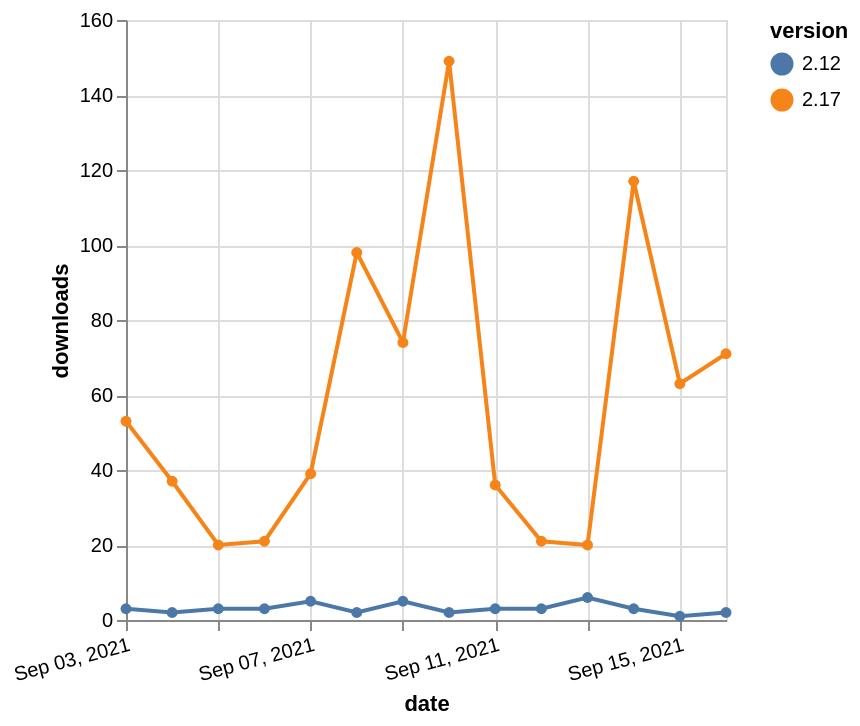

Describe this chart as a Vega-Lite specification.
### Vega-Lite specification from a JSON file in a GitHub repository (floating-point values rounded to 4 significant figures)
{"$schema": "https://vega.github.io/schema/vega-lite/v5.json", "description": "A simple bar chart with embedded data.", "data": {"values": [{"date": "2021-09-03", "total": 20295, "delta": 3, "version": "2.12"}, {"date": "2021-09-04", "total": 20297, "delta": 2, "version": "2.12"}, {"date": "2021-09-05", "total": 20300, "delta": 3, "version": "2.12"}, {"date": "2021-09-06", "total": 20303, "delta": 3, "version": "2.12"}, {"date": "2021-09-07", "total": 20308, "delta": 5, "version": "2.12"}, {"date": "2021-09-08", "total": 20310, "delta": 2, "version": "2.12"}, {"date": "2021-09-09", "total": 20315, "delta": 5, "version": "2.12"}, {"date": "2021-09-10", "total": 20317, "delta": 2, "version": "2.12"}, {"date": "2021-09-11", "total": 20320, "delta": 3, "version": "2.12"}, {"date": "2021-09-12", "total": 20323, "delta": 3, "version": "2.12"}, {"date": "2021-09-13", "total": 20329, "delta": 6, "version": "2.12"}, {"date": "2021-09-14", "total": 20332, "delta": 3, "version": "2.12"}, {"date": "2021-09-15", "total": 20333, "delta": 1, "version": "2.12"}, {"date": "2021-09-16", "total": 20335, "delta": 2, "version": "2.12"}, {"date": "2021-09-03", "total": 60672, "delta": 53, "version": "2.17"}, {"date": "2021-09-04", "total": 60709, "delta": 37, "version": "2.17"}, {"date": "2021-09-05", "total": 60729, "delta": 20, "version": "2.17"}, {"date": "2021-09-06", "total": 60750, "delta": 21, "version": "2.17"}, {"date": "2021-09-07", "total": 60789, "delta": 39, "version": "2.17"}, {"date": "2021-09-08", "total": 60887, "delta": 98, "version": "2.17"}, {"date": "2021-09-09", "total": 60961, "delta": 74, "version": "2.17"}, {"date": "2021-09-10", "total": 61110, "delta": 149, "version": "2.17"}, {"date": "2021-09-11", "total": 61146, "delta": 36, "version": "2.17"}, {"date": "2021-09-12", "total": 61167, "delta": 21, "version": "2.17"}, {"date": "2021-09-13", "total": 61187, "delta": 20, "version": "2.17"}, {"date": "2021-09-14", "total": 61304, "delta": 117, "version": "2.17"}, {"date": "2021-09-15", "total": 61367, "delta": 63, "version": "2.17"}, {"date": "2021-09-16", "total": 61438, "delta": 71, "version": "2.17"}]}, "width": "container", "mark": {"type": "line", "point": {"filled": true}}, "encoding": {"x": {"field": "date", "type": "temporal", "timeUnit": "yearmonthdate", "title": "date", "axis": {"labelAngle": -15}}, "y": {"field": "delta", "type": "quantitative", "title": "downloads"}, "color": {"field": "version", "type": "nominal"}, "tooltip": {"field": "delta"}}}
